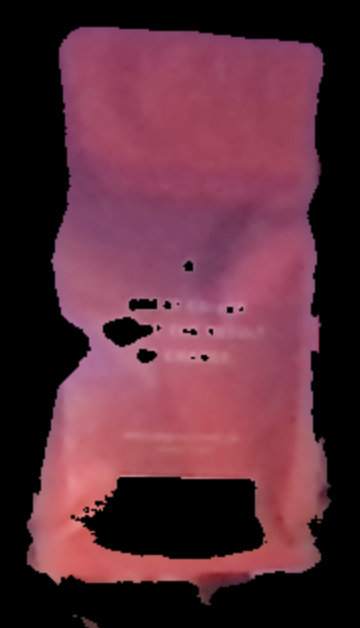
#> input picture templates/coffee_template.png, 360 x 628 px, given in place of the camera
$ python task4.py
#> lines starting #> are read from the running program, lines starting #| are printed output that depends on the picture; after the words box and inside, x2 and y2 are one past the last pixel; in counts of white or black regions, pixels touching at a corner belong together
import numpy as np
import cv2

cap = cv2.VideoCapture(0)

while(True):
    # Capture frame-by-frame
    ret, frame = cap.read()
#> frame is the input picture: shape (628, 360, 3); mean B, G, R 58.4, 45.8, 91.3

    # Our operations on the frame come here
    hsv = cv2.cvtColor(frame, cv2.COLOR_BGR2HSV)
#> hsv: shape (628, 360, 3); mean H, S, V 95.8, 74.3, 91.3


    #https://docs.opencv.org/4.x/df/d9d/tutorial_py_colorspaces.html
    lower_red = np.array([161, 100, 80])
    upper_red = np.array([179, 255, 255])
    mask = cv2.inRange(hsv, lower_red, upper_red)
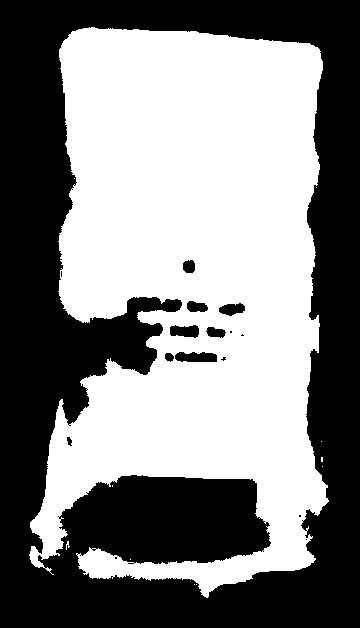
#> mask: shape (628, 360); 51% white; 16 black regions (7 under 20 px), largest, box (x1, y1, x2, y2) and area: (0, 0, 360, 628) 109217, (175, 352, 217, 362) 360, (170, 325, 199, 338) 294
    template = cv2.imread('templates/coffee_mask_template.png', cv2.IMREAD_GRAYSCALE)
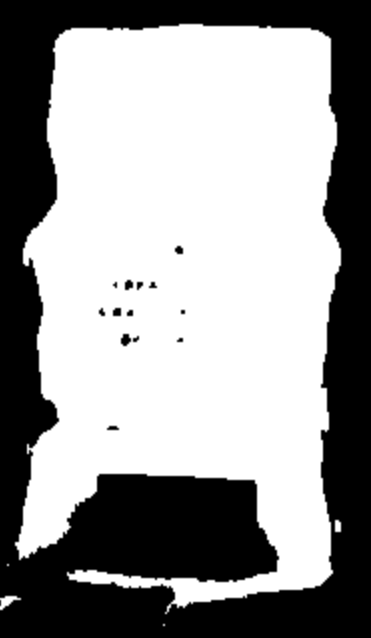
#> input picture templates/coffee_mask_template.png, 371 x 638 px
#> template is the input picture: shape (638, 371); min 0, max 255, mean 152.7

    template_w, template_h = template.shape[::-1]
#> template_w = 371; template_h = 638

    template_match_result = cv2.matchTemplate(mask, template, cv2.TM_CCOEFF_NORMED)

    min_val, max_val, min_loc, max_loc = cv2.minMaxLoc(template_match_result)
#> min_val = 0.682; max_val = 0.704; min_loc = (11, 10); max_loc = (1, 4)

    top_left = max_loc
#> top_left = (1, 4)
    bottom_right = (top_left[0] + template_w, top_left[1] + template_h)
#> bottom_right = (372, 642)

    frame = cv2.rectangle(frame, top_left, bottom_right, (0,255,0), 2)
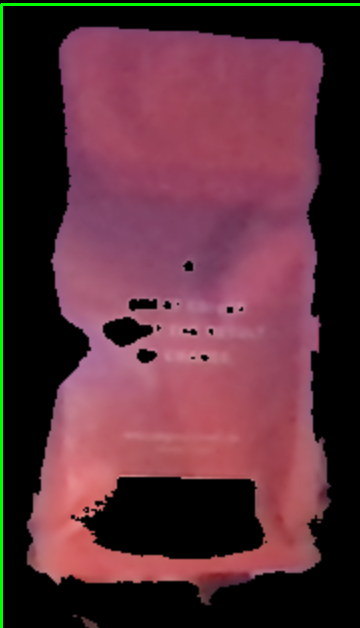
#> frame: shape (628, 360, 3); 1.3% of pixels changed, all inside (x1, y1, x2, y2) = (0, 3, 360, 628)

    # gray_mask = cv2.cvtColor(mask, cv2.COLOR_HSV2GRAY)

    result = cv2.bitwise_and(frame, frame, mask=mask)
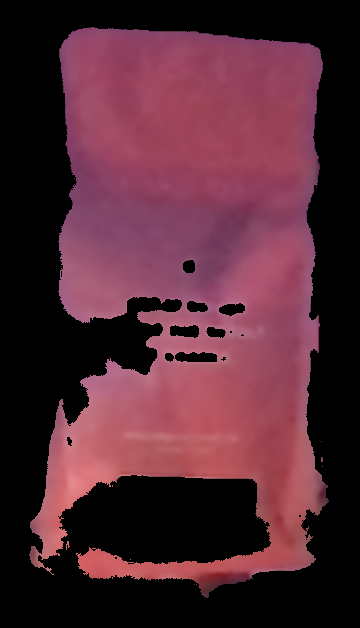
#> result: shape (628, 360, 3); mean B, G, R 51.4, 39.7, 80.9


    # ret, thresh1 = cv2.threshold(gray, 127, 255, )

    # Display the resulting frame
    cv2.imshow('frame', frame)
    cv2.imshow('Bitwise mask', mask)
    cv2.imshow('HSV result', result)
    if cv2.waitKey(1) & 0xFF == ord('q'):
#> (key q is pressed here)
        break

# When everything done, release the capture
cap.release()
cv2.destroyAllWindows()
